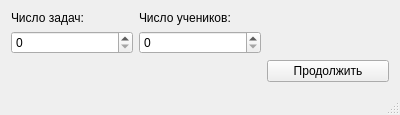
<?xml version="1.0" encoding="UTF-8"?>
<ui version="4.0">
 <class>MainWindow</class>
 <widget class="QMainWindow" name="MainWindow">
  <property name="geometry">
   <rect>
    <x>0</x>
    <y>0</y>
    <width>400</width>
    <height>103</height>
   </rect>
  </property>
  <property name="windowTitle">
   <string>MainWindow</string>
  </property>
  <widget class="QWidget" name="centralWidget">
   <layout class="QGridLayout" name="gridLayout">
    <item row="2" column="0">
     <widget class="QSpinBox" name="SbTasksAmount"/>
    </item>
    <item row="2" column="1">
     <widget class="QSpinBox" name="SbStudentsAmount"/>
    </item>
    <item row="0" column="0">
     <widget class="QLabel" name="LblStudentsAmount">
      <property name="text">
       <string>Число задач:</string>
      </property>
     </widget>
    </item>
    <item row="3" column="3">
     <widget class="QPushButton" name="PbNext">
      <property name="text">
       <string>Продолжить</string>
      </property>
     </widget>
    </item>
    <item row="0" column="1">
     <widget class="QLabel" name="LblTasksAmount">
      <property name="text">
       <string>Число учеников:</string>
      </property>
     </widget>
    </item>
   </layout>
  </widget>
  <widget class="QStatusBar" name="statusBar"/>
 </widget>
 <layoutdefault spacing="6" margin="11"/>
 <resources/>
 <connections/>
</ui>
